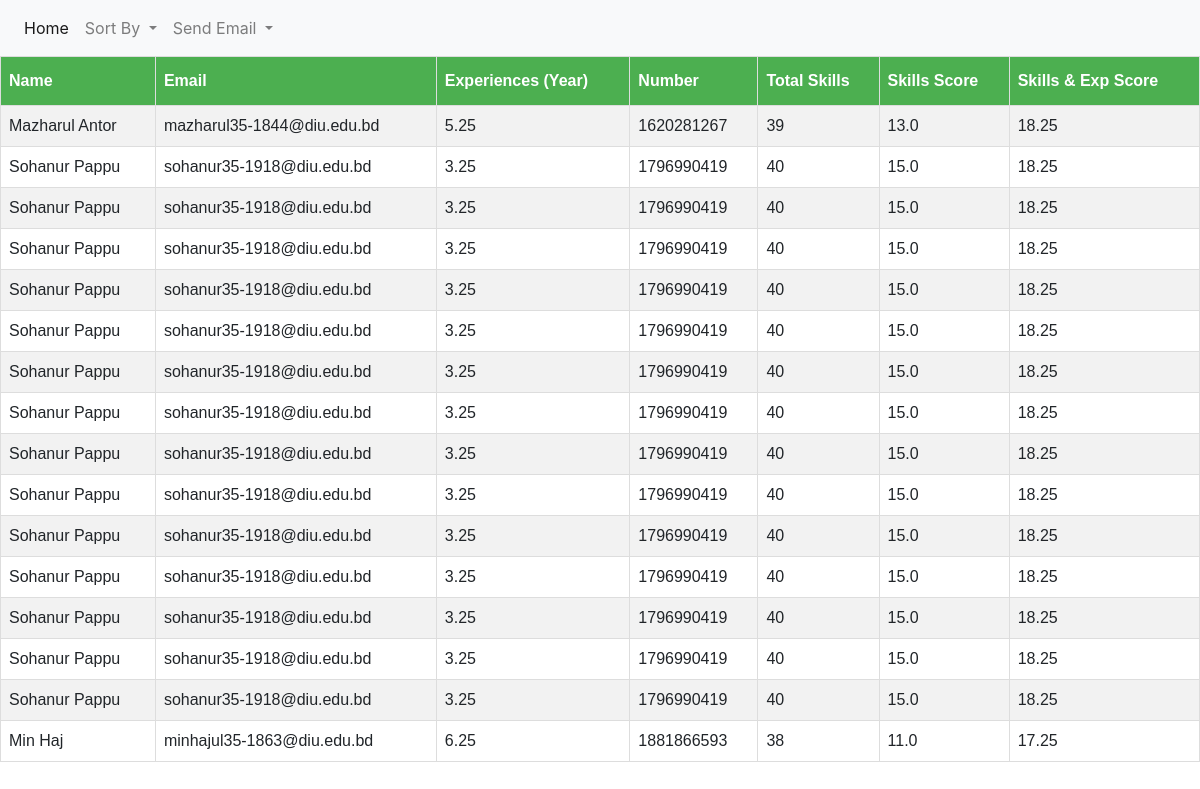
The page /authority/sorted_list_3/ (signed in) on the database its author committed.
### Candidate/models.py (models this page shows)
class Candidate(models.Model):
    candidateId = models.AutoField(primary_key=True)
    name = models.CharField(max_length=100)
    email = models.EmailField(max_length=100)
    phone = models.CharField(max_length=20)
    total_experiences = models.FloatField()
    total_skills = models.IntegerField()
    designation = models.CharField(max_length=50)
    company = models.CharField(max_length=100)
    skills_score = models.FloatField()
    experiences_skills_combined_score = models.FloatField()

### Authority/views.py (the view)
# urls.py: path('sorted_list_3/', sorted_list_3, name='sorted_list_3'),
def sorted_list_3(request):
    if 'username' not in request.session:
        return render(request, "Account/login.html", {})
    candidates = Candidate.objects.all()
    candidates = list(candidates)
    candidates.sort(key=lambda c: c.experiences_skills_combined_score, reverse=True)
    return render(request, "Authority/sorted_list.html", {'candidates': candidates})

### Authority/templates/Authority/sorted_list.html (shortened to what this page needs)
{% extends "Authority/base.html" %}
{% block content %}
<table id="customers">
    <tr>
        <th>Name</th>
        <th>Email</th>
        <th>Experiences (Year)</th>
        <th>Number</th>
        <th>Total Skills</th>
        <th>Skills Score</th>
        <th>Skills & Exp Score</th>
    </tr>
    {% for candidate in candidates %}
    <tr>
      <td>{{candidate.name}}</td>
      <td>{{candidate.email}}</td>
      <td>{{candidate.total_experiences}}</td>
      <td>{{candidate.phone}}</td>
      <td>{{candidate.total_skills}}</td>
      <td>{{candidate.skills_score}}</td>
      <td>{{candidate.experiences_skills_combined_score}}</td>
    </tr>
    {% endfor %}
  </table>
{% endblock content %}

### Authority/templates/Authority/sorted_list.html (style rules this page uses)
#customers { font-family: "Trebuchet MS", Arial, Helvetica, sans-serif; border-collapse: collapse; width: 100%; }
#customers td, #customers th { border: 1px solid #ddd; padding: 8px; }
#customers tr:nth-child(even) { background-color: #f2f2f2; }
#customers th { padding-top: 12px; padding-bottom: 12px; text-align: left; background-color: #4CAF50; color: white; }

### rows shown on the page
Candidate: name "Mazharul Antor", email "mazharul35-1844@diu.edu.bd", total_experiences "5.25", phone "1620281267", total_skills "39", skills_score "13.0", experiences_skills_combined_score "18.25"
Candidate: name "Sohanur Pappu", email "sohanur35-1918@diu.edu.bd", total_experiences "3.25", phone "1796990419", total_skills "40", skills_score "15.0", experiences_skills_combined_score "18.25"
Candidate: name "Sohanur Pappu", email "sohanur35-1918@diu.edu.bd", total_experiences "3.25", phone "1796990419", total_skills "40", skills_score "15.0", experiences_skills_combined_score "18.25"
Candidate: name "Sohanur Pappu", email "sohanur35-1918@diu.edu.bd", total_experiences "3.25", phone "1796990419", total_skills "40", skills_score "15.0", experiences_skills_combined_score "18.25"
Candidate: name "Sohanur Pappu", email "sohanur35-1918@diu.edu.bd", total_experiences "3.25", phone "1796990419", total_skills "40", skills_score "15.0", experiences_skills_combined_score "18.25"
Candidate: name "Sohanur Pappu", email "sohanur35-1918@diu.edu.bd", total_experiences "3.25", phone "1796990419", total_skills "40", skills_score "15.0", experiences_skills_combined_score "18.25"
Candidate: name "Sohanur Pappu", email "sohanur35-1918@diu.edu.bd", total_experiences "3.25", phone "1796990419", total_skills "40", skills_score "15.0", experiences_skills_combined_score "18.25"
Candidate: name "Sohanur Pappu", email "sohanur35-1918@diu.edu.bd", total_experiences "3.25", phone "1796990419", total_skills "40", skills_score "15.0", experiences_skills_combined_score "18.25"
Candidate: name "Sohanur Pappu", email "sohanur35-1918@diu.edu.bd", total_experiences "3.25", phone "1796990419", total_skills "40", skills_score "15.0", experiences_skills_combined_score "18.25"
Candidate: name "Sohanur Pappu", email "sohanur35-1918@diu.edu.bd", total_experiences "3.25", phone "1796990419", total_skills "40", skills_score "15.0", experiences_skills_combined_score "18.25"
Candidate: name "Sohanur Pappu", email "sohanur35-1918@diu.edu.bd", total_experiences "3.25", phone "1796990419", total_skills "40", skills_score "15.0", experiences_skills_combined_score "18.25"
Candidate: name "Sohanur Pappu", email "sohanur35-1918@diu.edu.bd", total_experiences "3.25", phone "1796990419", total_skills "40", skills_score "15.0", experiences_skills_combined_score "18.25"
Candidate: name "Sohanur Pappu", email "sohanur35-1918@diu.edu.bd", total_experiences "3.25", phone "1796990419", total_skills "40", skills_score "15.0", experiences_skills_combined_score "18.25"
Candidate: name "Sohanur Pappu", email "sohanur35-1918@diu.edu.bd", total_experiences "3.25", phone "1796990419", total_skills "40", skills_score "15.0", experiences_skills_combined_score "18.25"
Candidate: name "Sohanur Pappu", email "sohanur35-1918@diu.edu.bd", total_experiences "3.25", phone "1796990419", total_skills "40", skills_score "15.0", experiences_skills_combined_score "18.25"
Candidate: name "Min Haj", email "minhajul35-1863@diu.edu.bd", total_experiences "6.25", phone "1881866593", total_skills "38", skills_score "11.0", experiences_skills_combined_score "17.25"
